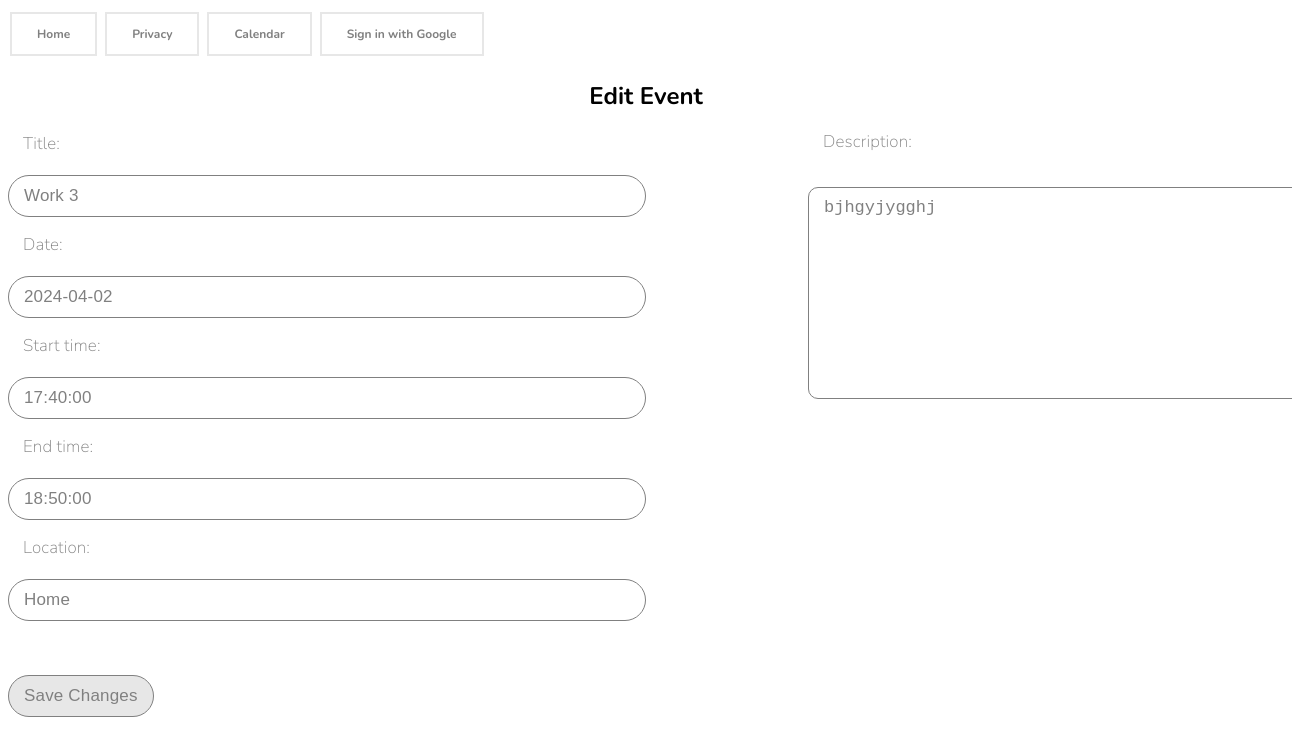
The page /edit_event/35/ (signed in) on the database as committed earlier.
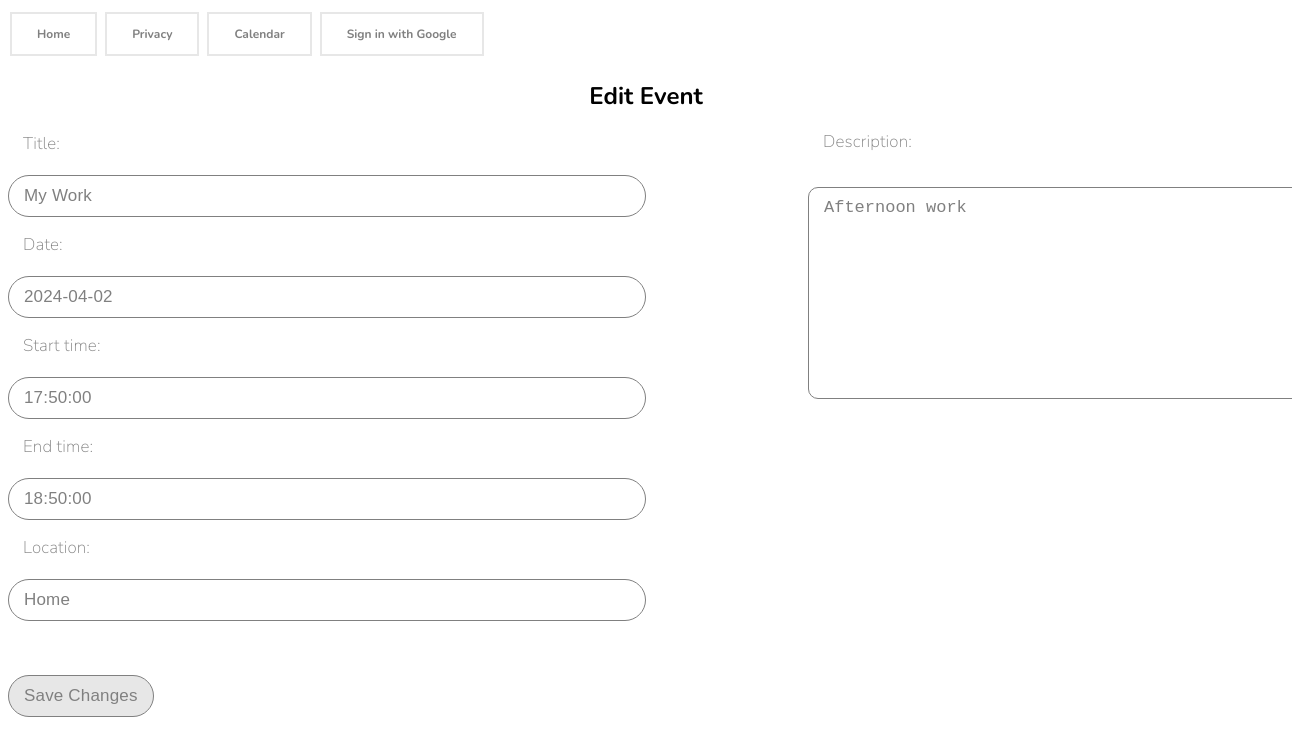
The same page on the database as committed later.
### main/models.py (models this page shows, shortened)
class Event(models.Model):
    title = models.CharField(max_length=100)
    date = models.DateField()
    start_time = models.TimeField()
    end_time = models.TimeField()
    RECURRENCE_CHOICES = [
        ('daily', 'Daily'),
        ('weekly', 'Weekly'),
        ('monthly', 'Monthly'),
        ('yearly', 'Yearly'),
    ]
    recurrence = models.CharField(max_length=10, choices=RECURRENCE_CHOICES, blank=True, null=True)
    EVENT_TYPE_CHOICES = [
        ('online', 'Online'),
        ('offline', 'Offline'),
    ]
    event_type = models.CharField(max_length=10, choices=EVENT_TYPE_CHOICES, default='offline')
    location = models.CharField(max_length=100, blank=True, null=True)
    description = models.TextField()
    creator = models.ForeignKey(User, on_delete=models.CASCADE, related_name='created_events')
    invited_users = models.ManyToManyField(User, related_name='invited_events')

### main/views.py (the view)
# urls.py: path('edit_event/<int:event_id>/', views.edit_event, name='edit_event'),
@login_required
def edit_event(request, event_id):
    event = get_object_or_404(Event, pk=event_id)
    if request.method == 'POST':
        form = EventForm(request.POST, instance=event)
        if form.is_valid():
            form.save()
            return redirect('calendar')
    else:
        form = EventForm(instance=event)
    return render(request, 'main/edit_event.html', {'form': form, 'event_id': event_id})

### main/forms.py
class EventForm(forms.ModelForm):
    class Meta:
        model = Event
        fields = ['title', 'date', 'start_time', 'end_time', 'location', 'description']

### main/templates/main/edit_event.html (shortened to what this page needs)
{% extends 'main/general.html' %}
{% block css %}
    {% load static %}
    <link rel="stylesheet" href="{% static 'styles/main/edit_event_styles.css' %}">
{% endblock %}
{% block maincontent %}
<h2>Edit Event</h2>
<form method="post">
    {{ form.as_p }}
    <button type="submit">Save Changes</button>
</form>
{% endblock %}

Rows that differ between the two databases and show on the page:
changed Event "Home": title "Work 3" → "My Work"; start_time "17:40:00" → "17:50:00"; description "bjhgyjygghj" → "Afternoon work"
